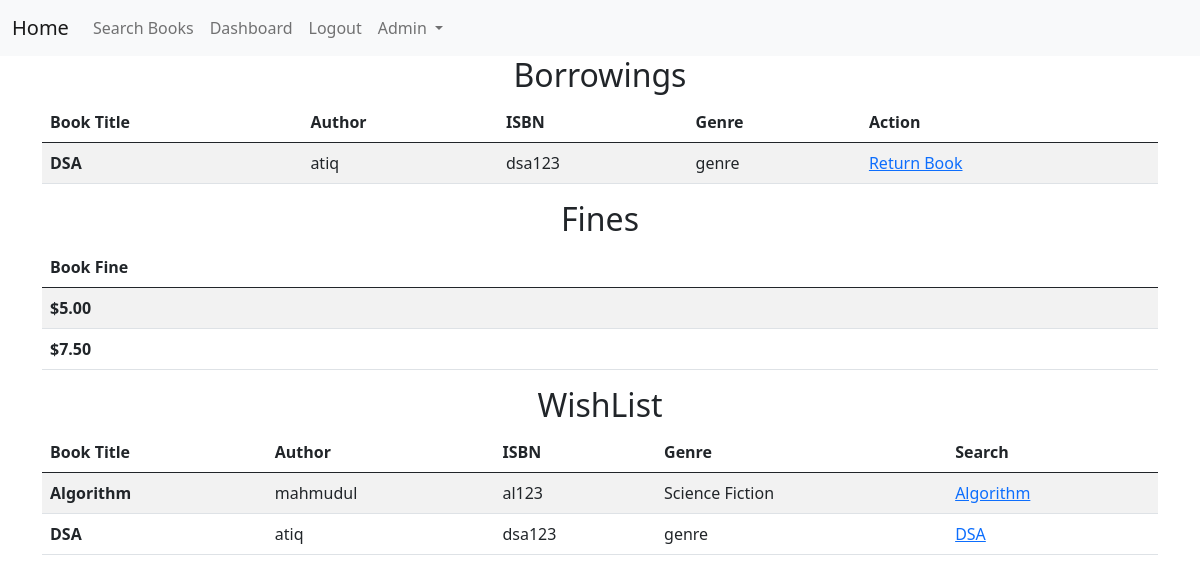
Page /user/dashboard/ (signed in) on the earlier database version.
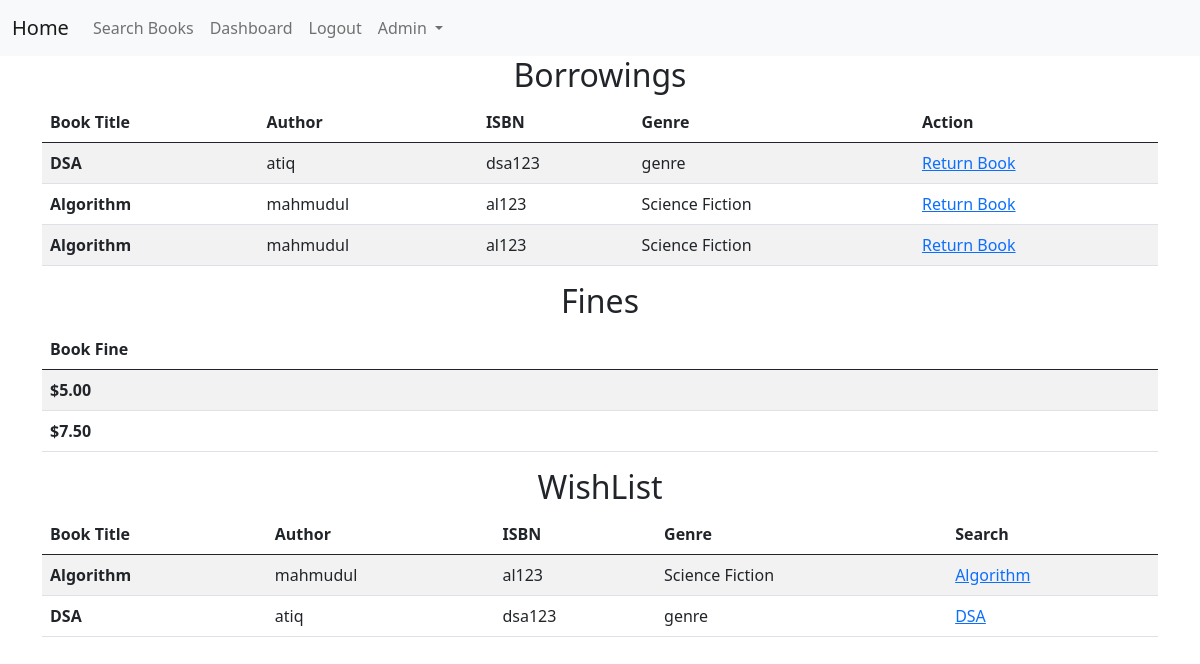
Same page on the later database version.
### library/models.py (models this page shows, shortened)
class Borrowing(models.Model):
    user = models.ForeignKey(User, on_delete=models.CASCADE)
    book = models.ForeignKey(Book, on_delete=models.CASCADE)
    borrow_date = models.DateTimeField(auto_now_add=True)
    due_date = models.DateField()

class Book(models.Model):
    GENRE_CHOICES = [
        ('Fiction', 'Fiction'),
        ('Non-Fiction', 'Non-Fiction'),
        ('Science Fiction', 'Science Fiction'),
        ('Fantasy', 'Fantasy'),
        ('Mystery', 'Mystery'),
        ('Thriller', 'Thriller'),
        ('Romance', 'Romance'),
        ('Westerns', 'Westerns'),
    ]
    title = models.CharField(max_length=200)
    author = models.CharField(max_length=100)
    isbn = models.CharField(max_length=13, unique=True)
    publication_date = models.DateField()
    genre = models.CharField(max_length=20, choices=GENRE_CHOICES)
    no_of_books_available = models.PositiveIntegerField(default=0)
    class Meta:
        ordering = ['title']

class Fine(models.Model):
    user = models.ForeignKey(User, on_delete=models.CASCADE)
    fine_amount = models.DecimalField(max_digits=8, decimal_places=2)
    is_paid = models.BooleanField(default=False)

class WishList(models.Model):
    user = models.ForeignKey(User, on_delete=models.CASCADE)
    book = models.ForeignKey(Book, on_delete=models.CASCADE)

### library/views/authentication.py (the view)
# urls.py: path('user/dashboard/', authentication.user_dashboard, name='user_dashboard'),
@login_required
def user_dashboard(request):
    user_reservations = Reservation.objects.filter(user=request.user)
    user_borrowings = Borrowing.objects.filter(user=request.user)
    user_fines = Fine.objects.filter(user=request.user)
    user_wishlist = WishList.objects.filter(user=request.user)
    return render(request, 'user_dashboard.html', {
        'user_reservations': user_reservations,
        'user_borrowings': user_borrowings,
        'user_fines': user_fines,
        'user_wishlist': user_wishlist,
    })

### library/templates/user_dashboard.html (shortened to what this page needs)
{% extends 'home.html' %}
{% block content %}
<div class="container">
    <h2 class="text-center">Borrowings</h2>
    {%if not user_borrowings%}
    <h3 class="text-danger">Borrowing books are not availabe</h3>
    {%else%}
    <table class="table table-striped table-hover">
        <thead>
            <tr>
                <th scope="col">Book Title</th>
                <th scope="col">Author</th>
                <th scope="col">ISBN</th>
                <th scope="col">Genre</th>
                <th scope="col">Action</th>
            </tr>
        </thead>
        <tbody>
            {% for borrowing in user_borrowings %}
            <tr>
                <th scope="row">{{ borrowing.book.title }}</th>
                <td>{{ borrowing.book.author }}</td>
                <td>{{ borrowing.book.isbn }}</td>
                <td>{{borrowing.book.genre}}</td>
                <td><a href="">Return Book</a></td>
            </tr>
            {% endfor %}
        </tbody>
    </table>
    {%endif%}
    <h2 class="text-center">Fines</h2>
    {%if not user_fines%}
    <h1>You have no fines</h1>
    {%else%}
    <table class="table table-striped table-hover">
        <thead>
            <tr>
                <th scope="col">Book Fine</th>
            </tr>
        </thead>
        <tbody>
            {% for fine in user_fines %}
            <tr>
                <th scope="row">${{ fine.fine_amount}}</td>
            </tr>
            {% endfor %}
        </tbody>
    </table>
    {%endif%}
    <h2 class="text-center">WishList</h2>
    {%if not user_wishlist%}
    <h3 class="text-danger">Borrowing books are not availabe</h3>
    {%else%}
    <table class="table table-striped table-hover">
        <thead>
            <tr>
                <th scope="col">Book Title</th>
                <th scope="col">Author</th>
                <th scope="col">ISBN</th>
                <th scope="col">Genre</th>
                <th scope="col">Search</th>
            </tr>
        </thead>
        <tbody>
            {% for wishlist in user_wishlist %}
            <tr>
                <th scope="row">{{ wishlist.book.title }}</th>
                <td>{{ wishlist.book.author }}</td>
                <td>{{ wishlist.book.isbn }}</td>
                <td>{{wishlist.book.genre}}</td>
                <td><a href="/book/search/?query={{ wishlist.book.title }}">{{ wishlist.book.title }}</a></td>
            </tr>
            {% endfor %}
        </tbody>
    </table>
    {%endif%}
</div>
{% endblock %}

Differences in the rows shown:
added Borrowing: book "Algorithm", book.author "mahmudul", book.isbn "al123", book.genre "Science Fiction"
added Borrowing: book "Algorithm", book.author "mahmudul", book.isbn "al123", book.genre "Science Fiction"
